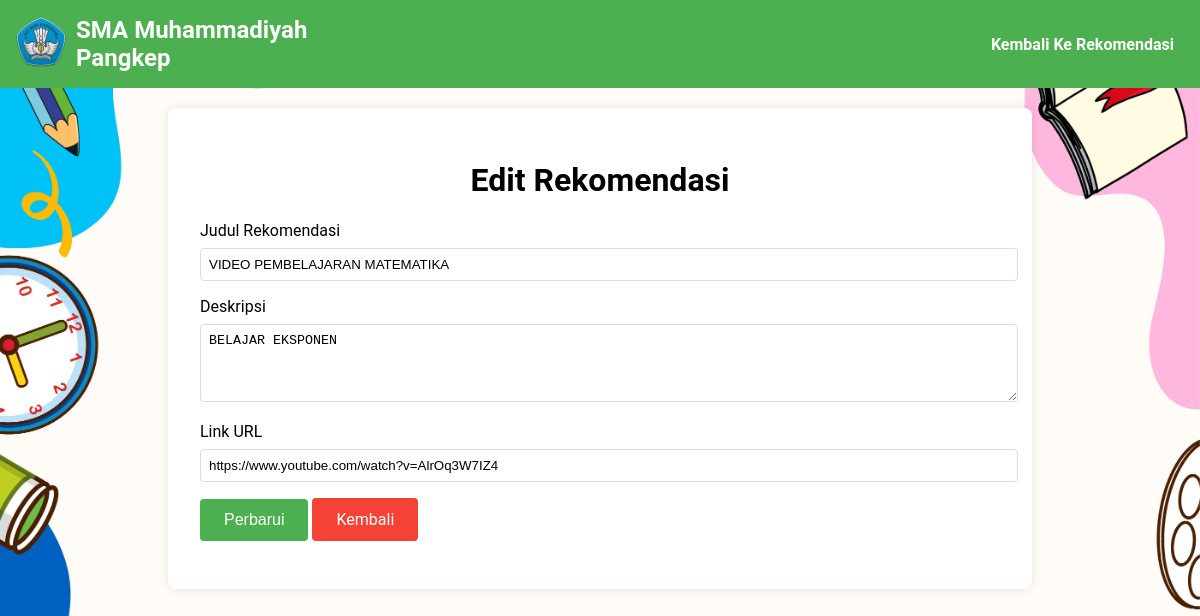
The page /Guru/edit-recommendation.php?id=5 (signed in) on the database its author committed.
### tables this page shows
CREATE TABLE `recommendations` (
  `id` int NOT NULL,
  `subject_id` int DEFAULT NULL,
  `title` varchar(255) DEFAULT NULL,
  `tipe` varchar(25) NOT NULL,
  `description` text,
  `url` varchar(255) DEFAULT NULL
);

### Guru/edit-recommendation.php (the view, shortened to what this page needs)
<?php
require_once '../koneksi.php';
$recommendation = null;
$errors = [];
if ($_SERVER["REQUEST_METHOD"] == "POST" && isset($_POST['update'])) {
    $id = $_POST['id'];
    $title = $_POST['title'];
    $description = $_POST['description'];
    $url = $_POST['url'];
    $file = $_FILES['file'];
    if (empty($title) || empty($description)) {
        $errors[] = "Judul dan deskripsi harus diisi.";
    }
    if (empty($errors)) {
        $subject_folder = [
            1 => 'matematika',
            2 => 'bahasa_indonesia',
            3 => 'bahasa_inggris',
            4 => 'agama',
            5 => 'pkn'
        ];
        $sql_subject = "SELECT subject_id, url FROM recommendations WHERE id = ?";
        $stmt_subject = $conn->prepare($sql_subject);
        $stmt_subject->bind_param("i", $id);
        $stmt_subject->execute();
        $result_subject = $stmt_subject->get_result();
        if ($result_subject->num_rows > 0) {
            $row_subject = $result_subject->fetch_assoc();
            $subject_id = $row_subject['subject_id'];
            $current_url = $row_subject['url'];
            $folder = isset($subject_folder[$subject_id]) ? $subject_folder[$subject_id] : '';
            if ($file['error'] == UPLOAD_ERR_OK) {
                $file_tmp_name = $file['tmp_name'];
                $file_name = basename($file['name']);
                $upload_dir = "../rekomendasi/$folder/";
                $file_path = $upload_dir . $file_name;
                if (!is_dir($upload_dir)) {
                    mkdir($upload_dir, 0777, true);
                }
                if (move_uploaded_file($file_tmp_name, $file_path)) {
                    $url = $file_path;
                } else {
                    $errors[] = 'Gagal meng-upload file.';
                }
            } else {
                if (empty($url)) {
                    $url = $current_url;
                }
            }
            if (empty($errors)) {
                $sql_update = "UPDATE recommendations SET title = ?, description = ?, url = ? WHERE id = ?";
                $stmt_update = $conn->prepare($sql_update);
                $stmt_update->bind_param("sssi", $title, $description, $url, $id);
                if ($stmt_update->execute()) {
                    header("Location: recommendations-guru.php");
                    exit;
                } else {
                    $errors[] = "Terjadi kesalahan saat memperbarui data.";
                }
            }
        } else {
            $errors[] = "Subject ID tidak ditemukan.";
        }
    }
} elseif (isset($_GET['id'])) {
    $id = $_GET['id'];
    $sql = "SELECT id, subject_id, title, tipe, description, url FROM recommendations WHERE id = ?";
    $stmt = $conn->prepare($sql);
    $stmt->bind_param("i", $id);
    $stmt->execute();
    $result = $stmt->get_result();
    if ($result->num_rows > 0) {
        $recommendation = $result->fetch_assoc();
    } else {
        header("Location: recommendations-guru.php");
        exit;
    }
} else {
    header("Location: recommendations-guru.php");
    exit;
}
?>
<!DOCTYPE html>
<html lang="en">
<head>
    <link rel="stylesheet" href="https://cdnjs.cloudflare.com/ajax/libs/animate.css/4.1.1/animate.min.css">
</head>
<body>
    <header>
        <div class="logo-container">
            <div class="logo">
                <img src="../gambar/logo.png" alt="Logo">
            </div>
            <div class="school-name">
                <p>SMA Muhammadiyah Pangkep</p>
            </div>
        </div>
        <nav id="nav-menu">
            <ul>
                <li><a href="recommendations-guru.php">Kembali Ke Rekomendasi</a></li>
            </ul>
        </nav>
    </header>
    <main>
        <h1>Edit Rekomendasi</h1>
        <?php if ($recommendation): ?>
            <form method="POST" action="edit-recommendation.php" enctype="multipart/form-data">
        <div class="form-group">
            <label for="title">Judul Rekomendasi</label>
            <input type="text" id="title" name="title" value="<?php echo htmlspecialchars($recommendation['title']); ?>" required>
        </div>
        <div class="form-group">
            <label for="description">Deskripsi</label>
            <textarea id="description" name="description" rows="4" required><?php echo htmlspecialchars($recommendation['description']); ?></textarea>
        </div>
        <div class="form-group" id="url-upload">
            <label for="url">Link URL</label>
            <input type="text" id="url" name="url" value="<?php echo htmlspecialchars($recommendation['url']); ?>" required>
        </div>
        <div class="form-group">
            <button type="submit" name="update">Perbarui</button>
            <a href="recommendations-guru.php" class="button">Kembali</a>
        </div>
        </form>
        <?php else: ?>
            <p>Rekomendasi tidak ditemukan.</p>
        <?php endif; ?>
    </main>
</body>
</html>

### Guru/edit-recommendation.php (style rules this page uses)
body { font-family: 'Roboto', sans-serif; background-image: url(../gambar/cekolah.jpg); background-size: cover; margin: 0; padding: 0; box-sizing: border-box; background-color: #f0f0f0; }
header { background-color: #4CAF50; color: white; padding: 1rem; margin-bottom: 20px; display: flex; flex-wrap: wrap; align-items: center; position: relative; }
.logo-container { display: flex; align-items: center; flex: 1; }
.logo img { width: 50px; margin-right: 10px; }
.school-name p { margin: 0; font-size: 1.5rem; font-weight: bold; }
nav { flex: 2; }
nav ul { list-style: none; margin: 0; padding: 0; display: flex; justify-content: flex-end; flex-wrap: wrap; }
nav ul li { margin-left: 20px; }
nav ul li a { color: white; text-decoration: none; font-weight: bold; padding: 10px; display: block; transition: background-color 0.3s ease; }
main { padding: 2rem; max-width: 800px; margin: 0 auto; background-color: white; border-radius: 8px; box-shadow: 0 0 10px rgba(0, 0, 0, 0.1); }
h1 { text-align: center; }
.form-group { margin-bottom: 1rem; }
.form-group label { display: block; margin-bottom: 0.5rem; }
.form-group input, .form-group textarea { width: 100%; padding: 0.5rem; border-radius: 4px; border: 1px solid #ddd; }
.form-group textarea { resize: vertical; }
.form-group button { background-color: #4CAF50; color: white; border: none; padding: 0.75rem 1.5rem; border-radius: 4px; cursor: pointer; font-size: 1rem; transition: background-color 0.3s ease; }
.button { background-color: #f44336; color: white; text-align: center; display: inline-block; padding: 0.75rem 1.5rem; border-radius: 4px; text-decoration: none; transition: background-color 0.3s ease; }

### rows shown on the page
recommendations: title "VIDEO PEMBELAJARAN MATEMATIKA", description "BELAJAR EKSPONEN", url "https://www.youtube.com/watch?v=AlrOq3W7IZ4"
